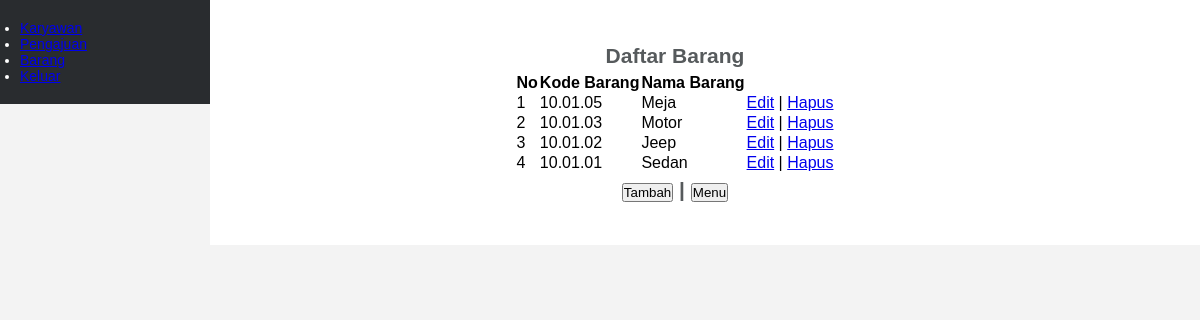
Screenshot of /pengelola/?data=barang/index (signed in) with the database file from the repository.
### tables this page shows
CREATE TABLE `barang` (
  `kode_barang` varchar(64) NOT NULL,
  `nama_barang` varchar(64) DEFAULT NULL
);

### pengelola/barang/index.php (the view, shortened to what this page needs)
<html>
	<head>
	</head>
	<body>
		<h2 align = "center">Daftar Barang</h2>
		<table align = "center" border = "0" cellpadding = "20">
			<tr>
				<th>No</th>
				<th>Kode Barang</th>
				<th>Nama Barang</th>
			</tr>
			<?php
				$tampil = mysql_query("select * from barang order by kode_barang desc");
				$no = 0;
				while ($data = mysql_fetch_array($tampil)){
				$no++;
			?>
			<tr>
				<td><?php echo $no; ?></td>
				<td><?php echo $data['kode_barang']; ?></td>
				<td><?php echo $data['nama_barang']; ?></td>
				<td>
				<?php echo"<a href=?data=barang/edit&&kode=$data[kode_barang]>Edit</a>"; ?> |
				<?php echo"<a href=\"?data=barang/hapus&&kode=$data[kode_barang]\" onClick=\"return confirm('Apakah Anda benar-benar akan menghapus data?')\">Hapus</a>"; ?>
				</td>
			</tr>
			<?php
				}
			?>
		</table>
		<h2 align=center>
			<a href="?data=barang/input"><button>Tambah</button></a> | <a href="../index.php"><button>Menu</button></a>
		</h2>
	</body>
</html>

### pengelola/assets/css/styles.css (style rules this page uses)
* { margin:0; padding:0; }
html { background-color: #f3f3f3; }
body { font: normal 14px sans-serif; }

### rows the page displays
barang: kode_barang "10.01.05", nama_barang "Meja"
barang: kode_barang "10.01.03", nama_barang "Motor"
barang: kode_barang "10.01.02", nama_barang "Jeep"
barang: kode_barang "10.01.01", nama_barang "Sedan"
